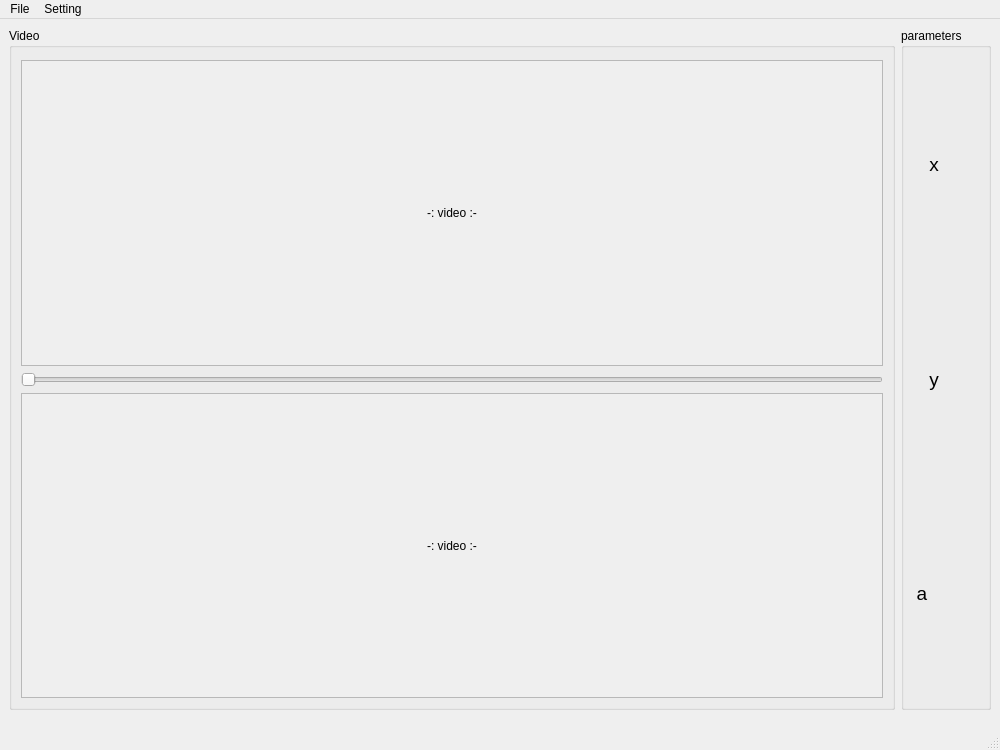
<?xml version="1.0" encoding="UTF-8"?>
<ui version="4.0">
 <class>MainWindow</class>
 <widget class="QMainWindow" name="MainWindow">
  <property name="geometry">
   <rect>
    <x>0</x>
    <y>0</y>
    <width>1000</width>
    <height>750</height>
   </rect>
  </property>
  <property name="maximumSize">
   <size>
    <width>1200</width>
    <height>800</height>
   </size>
  </property>
  <property name="windowTitle">
   <string>MainWindow</string>
  </property>
  <property name="styleSheet">
   <string notr="true"/>
  </property>
  <widget class="QWidget" name="centralwidget">
   <property name="maximumSize">
    <size>
     <width>16777215</width>
     <height>700</height>
    </size>
   </property>
   <layout class="QGridLayout" name="gridLayout_5">
    <item row="0" column="0">
     <widget class="QGroupBox" name="groupBox">
      <property name="title">
       <string>Video</string>
      </property>
      <layout class="QGridLayout" name="gridLayout">
       <property name="topMargin">
        <number>12</number>
       </property>
       <item row="0" column="0">
        <widget class="QScrollArea" name="scrollArea">
         <property name="widgetResizable">
          <bool>true</bool>
         </property>
         <widget class="QWidget" name="scrollAreaWidgetContents">
          <property name="geometry">
           <rect>
            <x>0</x>
            <y>0</y>
            <width>460</width>
            <height>302</height>
           </rect>
          </property>
          <layout class="QGridLayout" name="gridLayout_2">
           <item row="0" column="0">
            <widget class="QLabel" name="label">
             <property name="text">
              <string>-: video :-</string>
             </property>
             <property name="alignment">
              <set>Qt::AlignCenter</set>
             </property>
            </widget>
           </item>
          </layout>
         </widget>
        </widget>
       </item>
       <item row="2" column="0">
        <widget class="QScrollArea" name="scrollArea_2">
         <property name="widgetResizable">
          <bool>true</bool>
         </property>
         <widget class="QWidget" name="scrollAreaWidgetContents_2">
          <property name="geometry">
           <rect>
            <x>0</x>
            <y>0</y>
            <width>460</width>
            <height>302</height>
           </rect>
          </property>
          <layout class="QGridLayout" name="gridLayout_3">
           <item row="0" column="0">
            <widget class="QLabel" name="label_2">
             <property name="text">
              <string>-: video :-</string>
             </property>
             <property name="alignment">
              <set>Qt::AlignCenter</set>
             </property>
            </widget>
           </item>
          </layout>
         </widget>
        </widget>
       </item>
       <item row="1" column="0">
        <widget class="QSlider" name="horizontalSlider">
         <property name="orientation">
          <enum>Qt::Horizontal</enum>
         </property>
        </widget>
       </item>
      </layout>
     </widget>
    </item>
    <item row="0" column="1">
     <widget class="QGroupBox" name="groupBox_2">
      <property name="title">
       <string>parameters</string>
      </property>
      <layout class="QGridLayout" name="gridLayout_4">
       <property name="topMargin">
        <number>12</number>
       </property>
       <item row="0" column="0" colspan="2">
        <widget class="QLabel" name="label_3">
         <property name="font">
          <font>
           <pointsize>14</pointsize>
          </font>
         </property>
         <property name="text">
          <string>x</string>
         </property>
         <property name="alignment">
          <set>Qt::AlignCenter</set>
         </property>
        </widget>
       </item>
       <item row="0" column="2">
        <widget class="QwtPlot" name="qwtPlot">
         <property name="canvasBackground">
          <brush brushstyle="SolidPattern">
           <color alpha="255">
            <red>239</red>
            <green>235</green>
            <blue>231</blue>
           </color>
          </brush>
         </property>
        </widget>
       </item>
       <item row="1" column="0" colspan="2">
        <widget class="QLabel" name="label_4">
         <property name="font">
          <font>
           <pointsize>14</pointsize>
          </font>
         </property>
         <property name="text">
          <string>y</string>
         </property>
         <property name="alignment">
          <set>Qt::AlignCenter</set>
         </property>
        </widget>
       </item>
       <item row="1" column="2">
        <widget class="QwtPlot" name="qwtPlot_2"/>
       </item>
       <item row="2" column="0">
        <widget class="QLabel" name="label_5">
         <property name="font">
          <font>
           <pointsize>14</pointsize>
          </font>
         </property>
         <property name="text">
          <string>a</string>
         </property>
         <property name="alignment">
          <set>Qt::AlignCenter</set>
         </property>
        </widget>
       </item>
       <item row="2" column="1" colspan="2">
        <widget class="QwtPlot" name="qwtPlot_3"/>
       </item>
      </layout>
     </widget>
    </item>
   </layout>
  </widget>
  <widget class="QMenuBar" name="menubar">
   <property name="geometry">
    <rect>
     <x>0</x>
     <y>0</y>
     <width>1000</width>
     <height>28</height>
    </rect>
   </property>
   <widget class="QMenu" name="menuopen">
    <property name="title">
     <string>File</string>
    </property>
    <addaction name="actionopen"/>
    <addaction name="actionsave"/>
   </widget>
   <widget class="QMenu" name="menuoption">
    <property name="title">
     <string>Setting</string>
    </property>
    <addaction name="actionstart"/>
    <addaction name="actionstop"/>
    <addaction name="actionreset"/>
    <addaction name="actionradius"/>
   </widget>
   <addaction name="menuopen"/>
   <addaction name="menuoption"/>
  </widget>
  <widget class="QStatusBar" name="statusbar"/>
  <action name="actionopen">
   <property name="text">
    <string>open</string>
   </property>
  </action>
  <action name="actionstart">
   <property name="text">
    <string>start</string>
   </property>
  </action>
  <action name="actionsave">
   <property name="text">
    <string>save</string>
   </property>
  </action>
  <action name="actionradius">
   <property name="text">
    <string>radius</string>
   </property>
  </action>
  <action name="actionstop">
   <property name="text">
    <string>stop</string>
   </property>
  </action>
  <action name="actionreset">
   <property name="text">
    <string>reset</string>
   </property>
  </action>
 </widget>
 <customwidgets>
  <customwidget>
   <class>QwtPlot</class>
   <extends>QFrame</extends>
   <header>qwt_plot.h</header>
  </customwidget>
 </customwidgets>
 <resources/>
 <connections/>
</ui>
